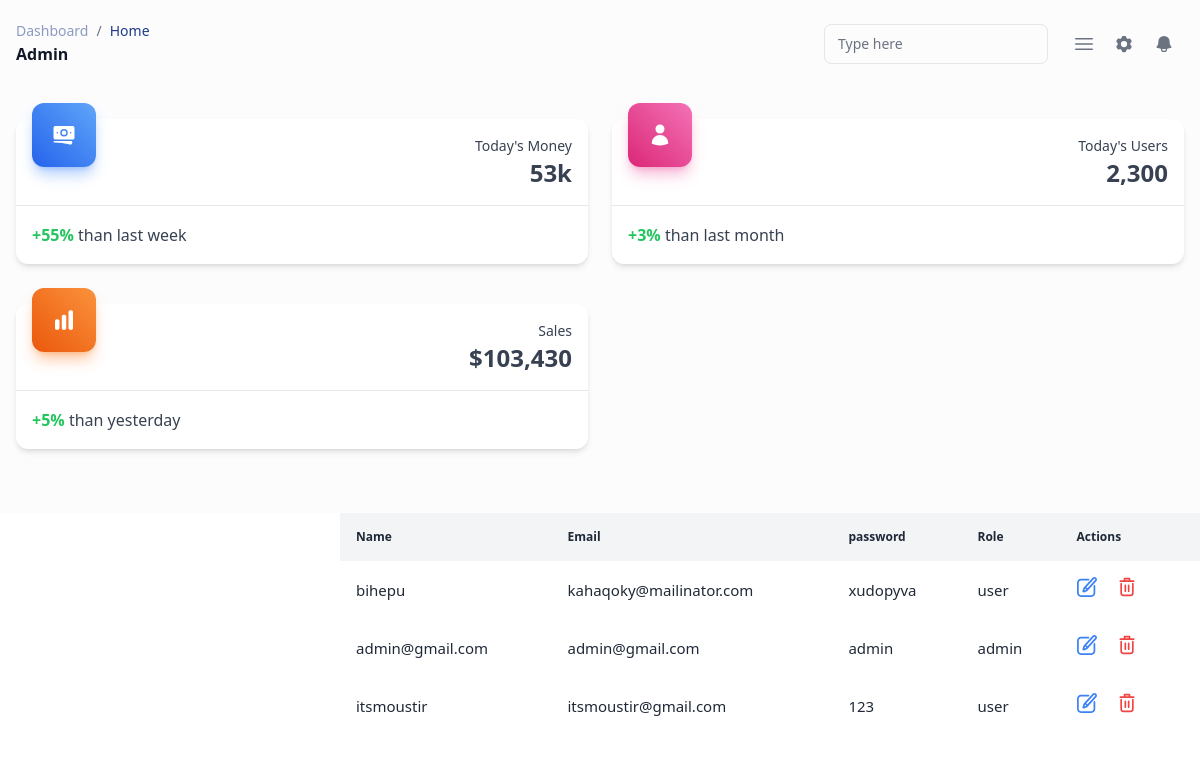
The app's page /vues/data_user.php with its own data.
### tables this page shows
CREATE TABLE `users` (
  `id_users` int  NOT NULL,
  `username` varchar(20) DEFAULT NULL,
  `email` varchar(50) DEFAULT NULL,
  `pass_word` varchar(20) ,
  `isAdmin` tinyint(1) DEFAULT '0',
  PRIMARY KEY (`id_users`)
);

### vues/data_user.php (the view, shortened to what this page needs)
<?php
include '../db/connx.php';
 $stmt = "SELECT * FROM users";
 $reslte = mysqli_query($connx,$stmt);
?>
<!DOCTYPE html>
<html lang="en">
<head>
    <script src="https://cdn.tailwindcss.com"></script>
</head>
<body>
    <?php
    require_once "../vues\hedaer.php"
    ?>
<div class="font-sans overflow-x-auto ml-[340px]">
      <table class="min-w-full bg-white">
        <thead class="bg-gray-100 whitespace-nowrap">
          <tr>
            <th class="p-4 text-left text-xs font-semibold text-gray-800">
              Name
            </th>
            <th class="p-4 text-left text-xs font-semibold text-gray-800">
              Email
            </th>
            <th class="p-4 text-left text-xs font-semibold text-gray-800">
              password
            </th>
            <th class="p-4 text-left text-xs font-semibold text-gray-800">
            Role
          </th>
            <th class="p-4 text-left text-xs font-semibold text-gray-800">
              Actions
            </th>
          </tr>
        </thead>
        <?php while ($row = $reslte->fetch_assoc()):
          if ($row['isAdmin']== 1) {
           $type = "admin";
          }else{
            $type = "user";
          }
          ?>
        <tbody class="whitespace-nowrap">
          <tr class="hover:bg-gray-50">
            <td class="p-4 text-[15px] text-gray-800">
            <?php echo $row['username']; ?>
            </td>
            <td class="p-4 text-[15px] text-gray-800">
            <?php echo $row['email']; ?>
            </td>
            <td class="p-4 text-[15px] text-gray-800">
            <?php echo $row['pass_word']; ?>
            </td>
            <td class="p-4 text-[15px] text-gray-800">
            <?php echo $type; ?>
            </td>
            <td class="p-4">
              <button class="mr-4" title="Edit">
              <a href="../vues/update_user.php?usersname=<?php echo $row['id_users'];?>">
                </a>
              </button>
              <button class="mr-4" title="Delete">
                <a href="../vues\data_user.php?id_users=<?php echo $row['id_users'];?>">
              </a>
              </button>
            </td>
          </tr>
          <?php endwhile; ?>
        </tbody>
      </table>
    </div>
</body>
</html>

### vues/hedaer.php (shortened to what this page needs)
<!DOCTYPE html>
<html lang="en">
<head>
</head>
<body>
<div class=" bg-gray-50/50">
    <div class="p-4 xl:ml-80 ">
      <nav class="block w-full max-w-full bg-transparent text-white shadow-none rounded-xl transition-all px-0 py-1">
        <div class="flex flex-col-reverse justify-between gap-6 md:flex-row md:items-center">
          <div class="capitalize">
            <nav aria-label="breadcrumb" class="w-max">
              <ol class="flex flex-wrap items-center w-full bg-opacity-60 rounded-md bg-transparent p-0 transition-all">
                <li
                  class="flex items-center text-blue-gray-900 antialiased font-sans text-sm font-normal leading-normal cursor-pointer transition-colors duration-300 hover:text-light-blue-500">
                  <a href="#">
                    <p
                      class="block antialiased font-sans text-sm leading-normal text-blue-900 font-normal opacity-50 transition-all hover:text-blue-500 hover:opacity-100">
                      dashboard</p>
                  </a>
                  <span
                    class="text-gray-500 text-sm antialiased font-sans font-normal leading-normal mx-2 pointer-events-none select-none">/</span>
                </li>
                <li
                  class="flex items-center text-blue-900 antialiased font-sans text-sm font-normal leading-normal cursor-pointer transition-colors duration-300 hover:text-blue-500">
                  <p class="block antialiased font-sans text-sm leading-normal text-blue-gray-900 font-normal"><a href="../vues/home.php?id_users">home</a></p>
                </li>
              </ol>
            </nav>
            <h6
              class="block antialiased tracking-normal font-sans text-base font-semibold leading-relaxed text-gray-900">
              Admin</h6>
          </div>
          <div class="flex items-center ">
            <div class="mr-auto md:mr-4 md:w-56">
              <div class="relative w-full min-w-[200px] h-10">
                <input
                  class="border peer w-full h-full bg-transparent text-gray-700 font-sans font-normal outline outline-0 focus:outline-0 disabled:bg-blue-gray-50 disabled:border-0 transition-all placeholder-shown:border placeholder-shown:border-blue-gray-200 placeholder-shown:border-t-blue-gray-200 border focus:border-2  focus:border-t-transparent text-sm px-3 py-2.5 rounded-[7px] border-blue-gray-200 focus:border-blue-500"
                  placeholder=" ">
                <label
                  class="flex w-full h-full select-none pointer-events-none absolute left-0 font-normal peer-placeholder-shown:text-gray-500 leading-tight peer-focus:leading-tight peer-disabled:text-transparent peer-disabled:peer-placeholder-shown:text-blue-gray-500 transition-all -top-1.5 peer-placeholder-shown:text-sm text-[11px] peer-focus:text-[11px] before:content[' '] before:block before:box-border before:w-2.5 before:h-1.5 before:mt-[6.5px] before:mr-1 peer-placeholder-shown:before:border-transparent before:rounded-tl-md before:border-t peer-focus:before:border-t-2 before:border-l peer-focus:before:border-l-2 before:pointer-events-none before:transition-all peer-disabled:before:border-transparent after:content[' '] after:block after:flex-grow after:box-border after:w-2.5 after:h-1.5 after:mt-[6.5px] after:ml-1 peer-placeholder-shown:after:border-transparent after:rounded-tr-md after:border-t peer-focus:after:border-t-2 after:border-r peer-focus:after:border-r-2 after:pointer-events-none after:transition-all peer-disabled:after:border-transparent peer-placeholder-shown:leading-[3.75] text-blue-gray-400 peer-focus:text-blue-500 before:border-blue-gray-200 peer-focus:before:border-blue-500 after:border-blue-gray-200 peer-focus:after:border-blue-500 ">Type
                  here</label>
              </div>
            </div>
            <button onclick="openDashboard()"
              class="relative middle none font-sans font-medium text-center uppercase transition-all disabled:opacity-50 disabled:shadow-none disabled:pointer-events-none w-10 max-w-[40px] h-10 max-h-[40px] rounded-lg text-xs text-gray-500 hover:bg-blue-gray-500/10 active:bg-blue-gray-500/30 grid xl:hidden"
              type="button">
              <span class="absolute top-1/2 left-1/2 transform -translate-y-1/2 -translate-x-1/2">
              </span>
            </button>
            <button
              class="relative middle none font-sans font-medium text-center uppercase transition-all disabled:opacity-50 disabled:shadow-none disabled:pointer-events-none w-10 max-w-[40px] h-10 max-h-[40px] rounded-lg text-xs text-gray-500 hover:bg-blue-gray-500/10 active:bg-blue-gray-500/30"
              type="button">
              <span class="absolute top-1/2 left-1/2 transform -translate-y-1/2 -translate-x-1/2">
              </span>
            </button>
            <button aria-expanded="false" aria-haspopup="menu" id=":r2:"
              class="relative middle none font-sans font-medium text-center uppercase transition-all disabled:opacity-50 disabled:shadow-none disabled:pointer-events-none w-10 max-w-[40px] h-10 max-h-[40px] rounded-lg text-xs text-gray-500 hover:bg-blue-gray-500/10 active:bg-blue-gray-500/30"
              type="button">
              <span class="absolute top-1/2 left-1/2 transform -translate-y-1/2 -translate-x-1/2">
              </span>
            </button>
          </div>
        </div>
      </nav>
      <div class="mt-12  " id="dashboard_table">
        <div class="mb-12 grid gap-y-10 gap-x-6 md:grid-cols-2 xl:grid-cols-3 justify-center">
          <div class="relative flex flex-col bg-clip-border rounded-xl bg-white text-gray-700 shadow-md">
            <div
              class="bg-clip-border mx-4 rounded-xl overflow-hidden bg-gradient-to-tr from-blue-600 to-blue-400 text-white shadow-blue-500/40 shadow-lg absolute -mt-4 grid h-16 w-16 place-items-center">
            </div>
            <div class="p-4 text-right">
              <p class="block antialiased font-sans text-sm leading-normal font-normal text-blue-gray-600">Today's Money
              </p>
              <h4
                class="block antialiased tracking-normal font-sans text-2xl font-semibold leading-snug text-blue-gray-900">
               <?php echo'53k'; ?></h4>
            </div>
            <div class="border-t border-blue-gray-50 p-4">
              <p class="block antialiased font-sans text-base leading-relaxed font-normal text-blue-gray-600">
                <strong class="text-green-500">+55%</strong>&nbsp;than last week
              </p>
            </div>
          </div>
          <div class="relative flex flex-col bg-clip-border rounded-xl bg-white text-gray-700 shadow-md">
            <div
              class="bg-clip-border mx-4 rounded-xl overflow-hidden bg-gradient-to-tr from-pink-600 to-pink-400 text-white shadow-pink-500/40 shadow-lg absolute -mt-4 grid h-16 w-16 place-items-center">
            </div>
            <div class="p-4 text-right">
              <p class="block antialiased font-sans text-sm leading-normal font-normal text-blue-gray-600">Today's Users
              </p>
              <h4
                class="block antialiased tracking-normal font-sans text-2xl font-semibold leading-snug text-blue-gray-900"
                id="nwe_usaer">2,300</h4>
            </div>
            <div class="border-t border-blue-gray-50 p-4">
              <p class="block antialiased font-sans text-base leading-relaxed font-normal text-blue-gray-600">
                <strong class="text-green-500" id="yesterday_Clients">+3%</strong>&nbsp;than last month
              </p>
            </div>
          </div>
          <div class="relative flex flex-col bg-clip-border rounded-xl bg-white text-gray-700 shadow-md">
            <div
              class="bg-clip-border mx-4 rounded-xl overflow-hidden bg-gradient-to-tr from-orange-600 to-orange-400 text-white shadow-orange-500/40 shadow-lg absolute -mt-4 grid h-16 w-16 place-items-center">
            </div>
            <div class="p-4 text-right">
              <p class="block antialiased font-sans text-sm leading-normal font-normal text-blue-gray-600">Sales</p>
              <h4
                class="block antialiased tracking-normal font-sans text-2xl font-semibold leading-snug text-blue-gray-900">
                $103,430</h4>
            </div>
            <div class="border-t border-blue-gray-50 p-4">
              <p class="block antialiased font-sans text-base leading-relaxed font-normal text-blue-gray-600">
                <strong class="text-green-500">+5%</strong>&nbsp;than yesterday
              </p>
            </div>
          </div>
        </div>
      </div>
</div>
    </div>
</body>
</html>

### records on screen
users: username "bihepu", email "kahaqoky@mailinator.com", pass_word "xudopyva", isAdmin "user"
users: username "admin@gmail.com", email "admin@gmail.com", pass_word "admin", isAdmin "admin"
users: username "itsmoustir", email "itsmoustir@gmail.com", pass_word "123", isAdmin "user"
